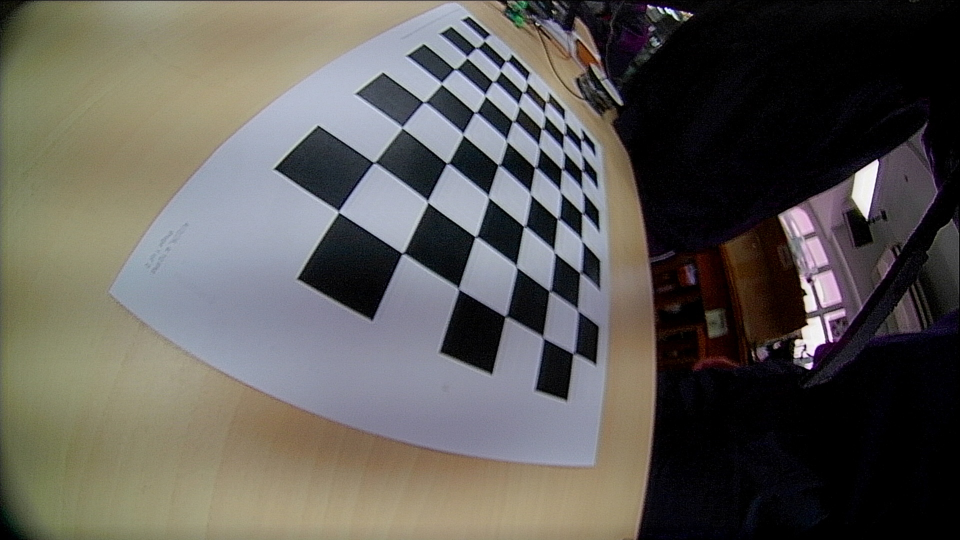
#> input picture 26_Mate/Distortion/calib_031.jpg, 1920 x 1080 px (shown at 1/2 size)
$ python photo_better.py calib_031.jpg   (older library calls are emulated)
#> lines starting #> are read from the running program, lines starting #| are printed output that depends on the picture
import numpy as np
import cv2
import sys

DIM=(1920, 1080)
K=np.array([[604.7284623795406, 0.0, 953.2403847222108], [0.0, 606.5179385902139, 514.849542398385], [0.0, 0.0, 1.0]])
D=np.array([[-0.010990914174634103], [-0.1284125803723637], [1.6484526914512445], [-2.531658521296613]])
def undistort(img_path):
#> called with img_path = 'calib_031.jpg'
    img = cv2.imread(img_path)
#> img is the input picture: shape (1080, 1920, 3); mean B, G, R 86.1, 90.9, 93.9
    h,w = img.shape[:2]
#> h = 1080; w = 1920
    map1, map2 = cv2.fisheye.initUndistortRectifyMap(K, D, np.eye(3), K, DIM, cv2.CV_16SC2)
    undistorted_img = cv2.remap(img, map1, map2, interpolation=cv2.INTER_LINEAR, borderMode=cv2.BORDER_CONSTANT)
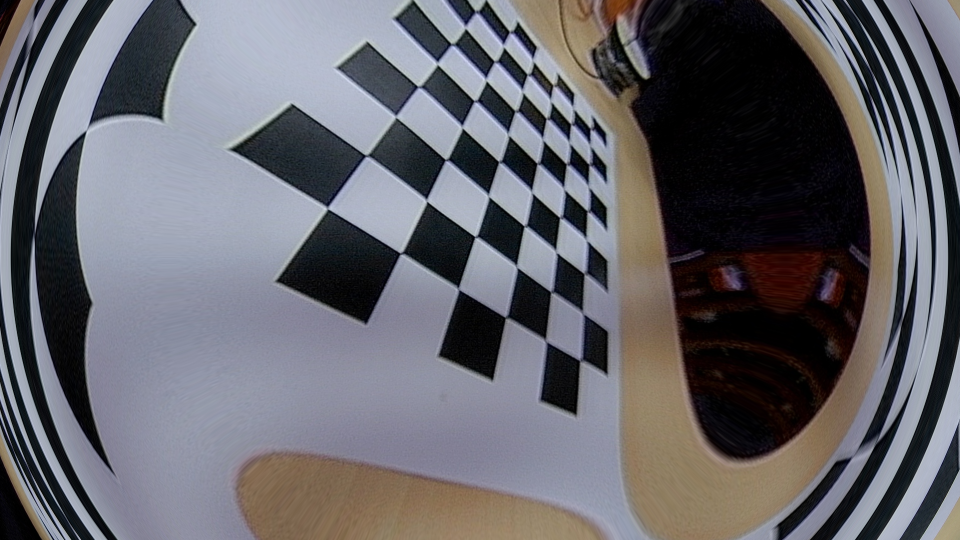
#> undistorted_img: shape (1080, 1920, 3) (shown at 1/2 size); mean B, G, R 106.2, 100.2, 101
    cv2.imshow("undistorted", undistorted_img)
    cv2.waitKey(0)
    cv2.destroyAllWindows()
if __name__ == '__main__':
    for p in sys.argv[1:]:
        undistort(p)
